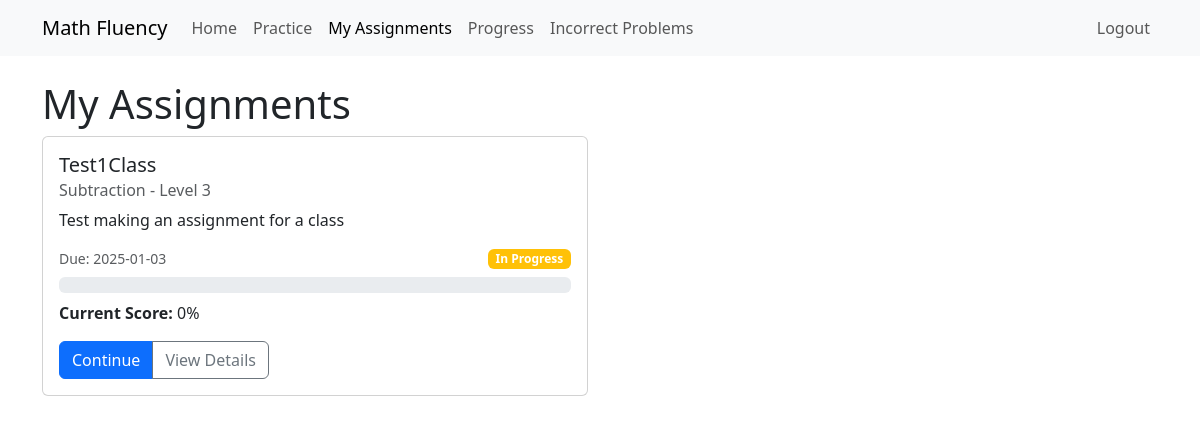
Before: /student/assignments (signed in) with the older database file.
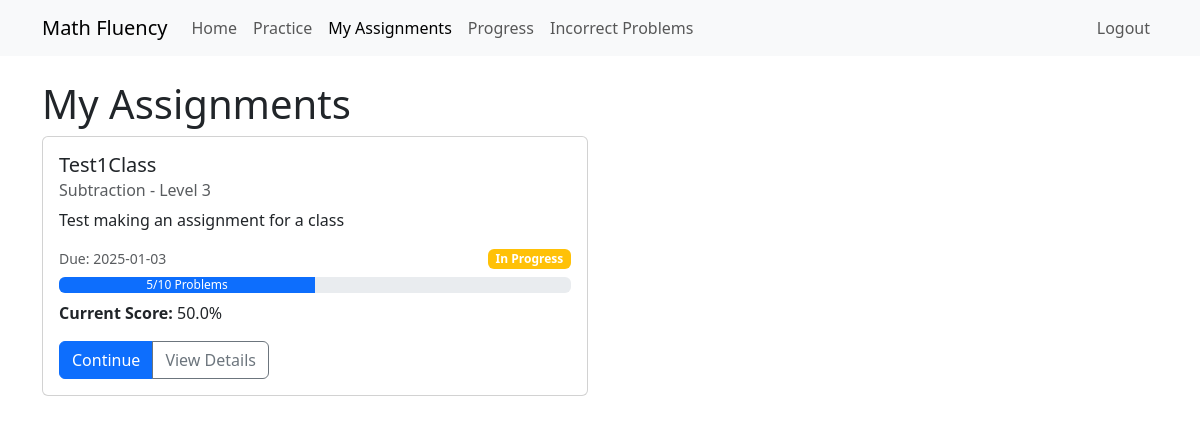
After: the same page with the newer database file.
### models/assignment.py (models this page shows, shortened)
class Assignment(db.Model):
    id = db.Column(db.Integer, primary_key=True)
    title = db.Column(db.String(100), nullable=False)
    description = db.Column(db.String(500))
    operation = db.Column(db.String(20), nullable=False)  # 'addition' or 'multiplication'
    level = db.Column(db.Integer, nullable=False)
    required_problems = db.Column(db.Integer, default=10)
    min_correct_percentage = db.Column(db.Integer, default=80)
    active = db.Column(db.Boolean, default=True)  # Whether the assignment is visible to students
    custom_number1 = db.Column(db.Integer)
    custom_number2 = db.Column(db.Integer)
    max_attempts_per_problem = db.Column(db.Integer, default=None)  # None means unlimited
    show_solution_after_attempts = db.Column(db.Integer, default=3)
    requires_work_shown = db.Column(db.Boolean, default=False)
    is_template = db.Column(db.Boolean, default=False)  # Can be saved as template
    partial_credit = db.Column(db.Boolean, default=True)
    late_submission_policy = db.Column(db.String(20), default='no_credit')  # no_credit, partial_credit, full_credit
    visibility = db.Column(db.String(20), default='immediate')  # immediate, date, prerequisite
    practice_mode_enabled = db.Column(db.Boolean, default=True)
    hint_system = db.Column(db.JSON)  # Store multiple levels of hints
    video_tutorial_url = db.Column(db.String(500))
    created_at = db.Column(db.DateTime, default=datetime.utcnow)
    available_from = db.Column(db.DateTime)
    due_date = db.Column(db.DateTime, nullable=False)
    is_graded = db.Column(db.Boolean, default=False)
    graded_at = db.Column(db.DateTime)
    is_class_assignment = db.Column(db.Boolean, default=True)
    teacher_id = db.Column(db.Integer, db.ForeignKey('user.id'), nullable=False)
    class_id = db.Column(db.Integer, db.ForeignKey('class.id'), nullable=True)
    teacher = db.relationship('User', backref='created_assignments', foreign_keys=[teacher_id])
    assigned_class = db.relationship('Class', backref='assignments')
    individual_students = db.relationship('User', secondary=student_assignments, backref='individual_assignments')
    student_progress = db.relationship('AssignmentProgress', backref='assignment', lazy='dynamic')
    prerequisites = db.relationship(
        'Assignment', secondary=prerequisite_assignments,
        primaryjoin=(prerequisite_assignments.c.assignment_id == id),
        secondaryjoin=(prerequisite_assignments.c.prerequisite_id == id),
        backref='required_for'
    )
    def get_progress(self, student):
        progress = AssignmentProgress.query.filter_by(
            assignment_id=self.id,
            student_id=student.id
        ).first()
        return progress

class AssignmentProgress(db.Model):
    id = db.Column(db.Integer, primary_key=True)
    student_id = db.Column(db.Integer, db.ForeignKey('user.id'), nullable=False)
    assignment_id = db.Column(db.Integer, db.ForeignKey('assignment.id'), nullable=False)
    problems_attempted = db.Column(db.Integer, default=0)
    problems_correct = db.Column(db.Integer, default=0)
    completed = db.Column(db.Boolean, default=False)
    completed_at = db.Column(db.DateTime)
    started = db.Column(db.Boolean, default=False)
    start_time = db.Column(db.DateTime)
    total_time_spent = db.Column(db.Integer, default=0)  # Total time in seconds
    streak_count = db.Column(db.Integer, default=0)  # Consecutive correct answers
    mastery_level = db.Column(db.Float, default=0.0)  # 0.0 to 1.0
    last_attempt_at = db.Column(db.DateTime)
    practice_mode = db.Column(db.Boolean, default=False)
    student_notes = db.Column(db.Text)
    teacher_comment = db.Column(db.String(500))
    grade_override = db.Column(db.Integer)
    needs_review = db.Column(db.Boolean, default=False)
    student = db.relationship('User', backref='assignment_progress')
    def calculate_score(self):
        if self.grade_override is not None:
            return self.grade_override
        if self.problems_attempted == 0:
            return 0
        if self.assignment.partial_credit:
            return (self.problems_correct / self.assignment.required_problems) * 100
        return (self.problems_correct / self.problems_attempted) * 100

### routes/assignment_routes.py (the view)
@assignment_bp.route('/student/assignments')
@login_required
def student_assignments():
    if current_user.is_teacher:
        return redirect(url_for('assignment.list_assignments'))
    assignments = Assignment.query\
        .join(Class, Assignment.class_id == Class.id)\
        .join(Class.students)\
        .filter(Class.students.any(id=current_user.id))\
        .all()
    return render_template('assignments/student_list.html', assignments=assignments)

### app.py (called while the page is built)
@login_manager.user_loader
def load_user(user_id):
    return User.query.get(int(user_id))

### templates/assignments/student_list.html (shortened to what this page needs)
{% extends "base.html" %}
{% block content %}
<div class="container mt-4">
    <h1>My Assignments</h1>
    {% if assignments %}
    <div class="row">
        {% for assignment in assignments %}
        <div class="col-md-6 mb-4">
            <div class="card">
                <div class="card-body">
                    <h5 class="card-title">{{ assignment.title }}</h5>
                    <h6 class="card-subtitle mb-2 text-muted">
                        {{ assignment.operation.title() }} - Level {{ assignment.level }}
                    </h6>
                    <p class="card-text">{{ assignment.description }}</p>
                    {% set progress = assignment.get_progress(current_user) %}
                    <div class="mb-3">
                        <div class="d-flex justify-content-between align-items-center mb-2">
                            <small class="text-muted">Due: {{ assignment.due_date.strftime('%Y-%m-%d') }}</small>
                            {% if progress and progress.completed %}
                                <span class="badge bg-success">Completed</span>
                            {% elif progress and progress.started %}
                                <span class="badge bg-warning">In Progress</span>
                            {% else %}
                                <span class="badge bg-secondary">Not Started</span>
                            {% endif %}
                        </div>
                        {% if progress and progress.started %}
                        <div class="progress mb-2">
                            {% set percentage = (progress.problems_correct / assignment.required_problems * 100)|round %}
                            <div class="progress-bar"
                                role="progressbar"
                                style="width: {{ percentage }}%"
                                aria-valuenow="{{ percentage }}"
                                aria-valuemin="0"
                                aria-valuemax="100">
                                {{ progress.problems_correct}}/{{ assignment.required_problems }} Problems
                            </div>
                        </div>
                        {% endif %}
                        {% if progress %}
                        <p class="mb-2">
                            <strong>Current Score:</strong> {{ progress.calculate_score() }}%
                        </p>
                        {% endif %}
                    </div>
                    <div class="btn-group">
                        {% if not progress or not progress.completed %}
                        <a href="{{ url_for('assignment.start_assignment', id=assignment.id) }}"
                            class="btn btn-primary">
                            {% if progress and progress.started %}Continue{% else %}Start{% endif %}
                        </a>
                        {% endif %}
                        <a href="{{ url_for('assignment.view_assignment', id=assignment.id) }}"
                            class="btn btn-outline-secondary">
                            View Details
                        </a>
                    </div>
                </div>
            </div>
        </div>
        {% endfor %}
    </div>
    {% else %}
    <div class="alert alert-info">
        You don't have any assignments yet.
    </div>
    {% endif %}
</div>
{% endblock %}

### templates/base.html (shortened to what this page needs)
<!DOCTYPE html>
<html lang="en">
<head>
    <link href="https://cdn.jsdelivr.net/npm/bootstrap@5.3.2/dist/css/bootstrap.min.css" rel="stylesheet">
</head>
<body>
    <nav class="navbar navbar-expand-lg navbar-light bg-light">
        <div class="container">
            <a class="navbar-brand" href="{{ url_for('main.home') }}">Math Fluency</a>
            <div class="collapse navbar-collapse" id="navbarNav">
                <ul class="navbar-nav">
                    <li class="nav-item">
                        <a class="nav-link {% if request.endpoint == 'main.home' %}active{% endif %}" href="{{ url_for('main.home') }}">Home</a>
                    </li>
                    <li class="nav-item">
                        <a class="nav-link {% if request.endpoint == 'practice.practice' %}active{% endif %}" href="{{ url_for('practice.practice') }}">Practice</a>
                    </li>
                    {% if current_user.is_authenticated %}
                    {% if current_user.is_teacher %}
                    <li class="nav-item">
                        <a class="nav-link {% if request.endpoint.startswith('assignment.') %}active{% endif %}"
                            href="{{ url_for('assignment.list_assignments') }}">
                            <i class="fas fa-tasks"></i> Assignments
                        </a>
                    </li>
                    {% else %}
                    <li class="nav-item">
                        <a class="nav-link {% if request.endpoint.startswith('assignment.') %}active{% endif %}"
                            href="{{ url_for('assignment.student_assignments') }}">
                             My Assignments
                        </a>
                    </li>
                    {% endif %}
                    {% endif %}
                    <li class="nav-item">
                        <a class="nav-link {% if request.endpoint == 'progress.progress' %}active{% endif %}" href="{{ url_for('progress.progress') }}">Progress</a>
                    </li>
                    <li class="nav-item">
                        <a class="nav-link {% if request.endpoint == 'progress.incorrect_problems' %}active{% endif %}" href="{{ url_for('progress.incorrect_problems') }}">Incorrect Problems</a>
                    </li>
                </ul>
                <ul class="navbar-nav ms-auto">
                    {% if current_user.is_authenticated %}
                    <li class="nav-item">
                        <a class="nav-link" href="{{ url_for('auth.logout') }}">Logout</a>
                    </li>
                    {% endif %}
                </ul>
            </div>
        </div>
    </nav>
    {% block content %}{% endblock %}
</body>
</html>

Changed rows visible on the page:
shown differently, row unchanged: Assignment "Test1Class": required_problems (not shown) → "10"
changed AssignmentProgress: problems_correct (not shown) → "5"; calculate_score "0" → "50.0"
